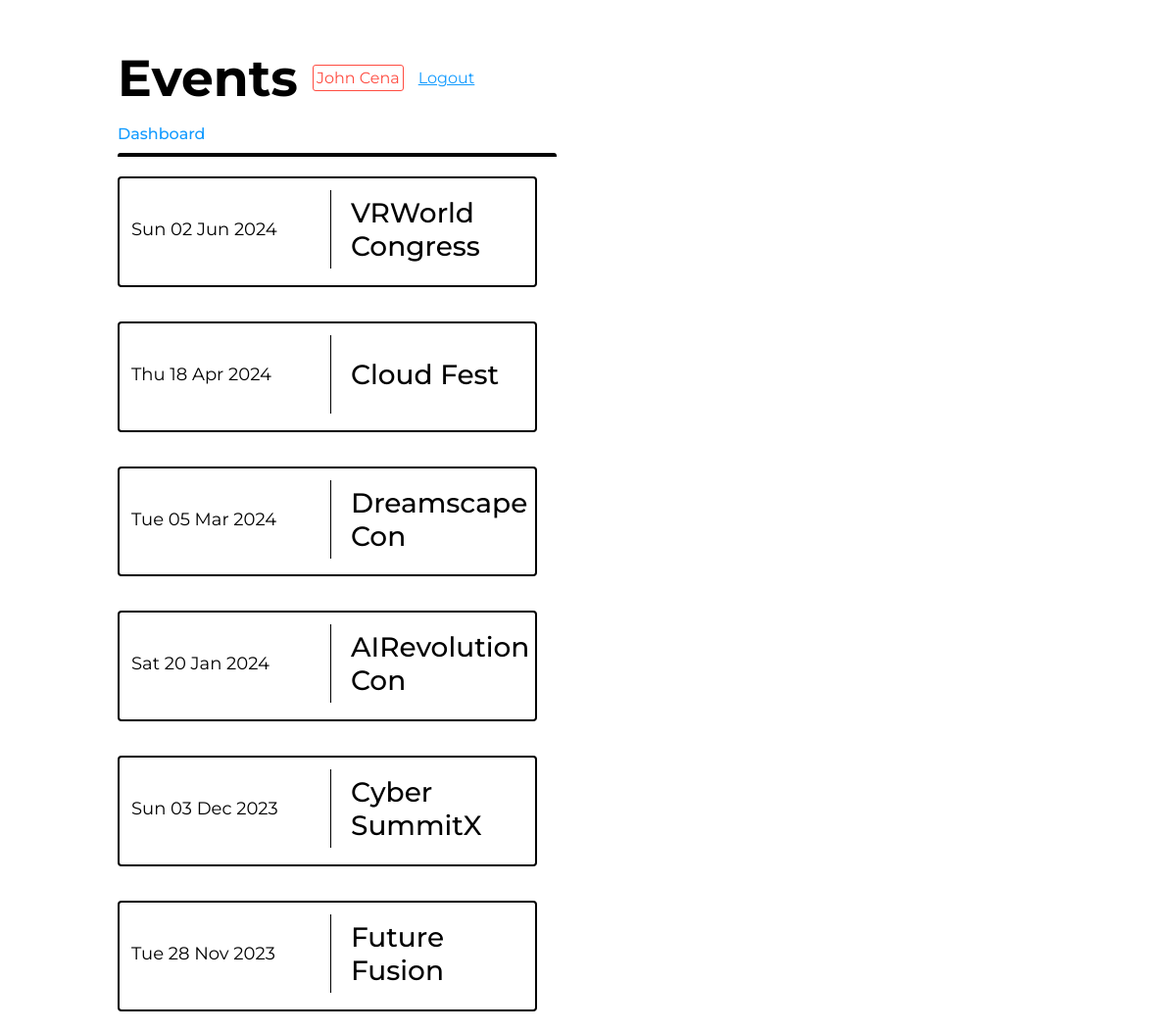
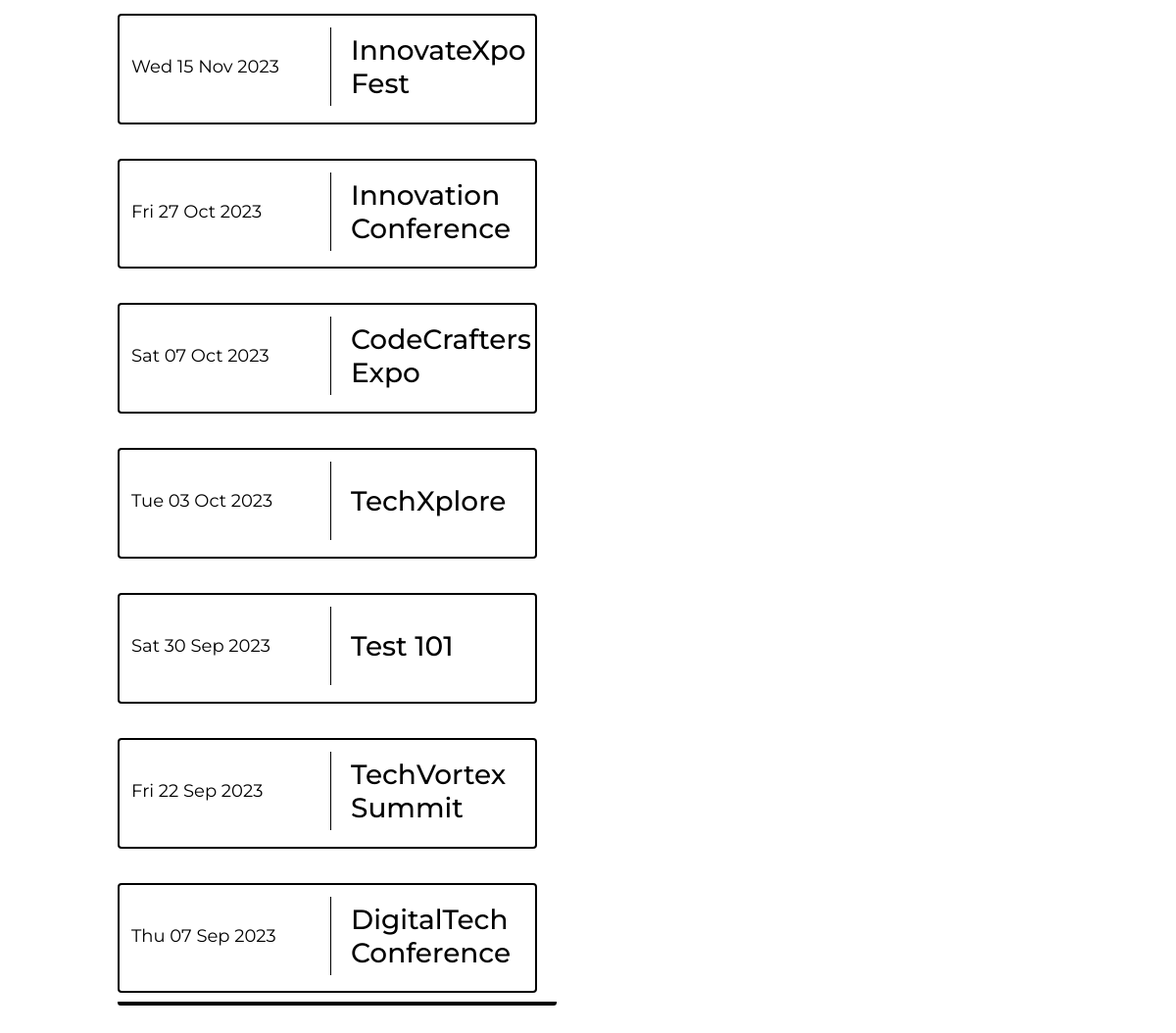
The app's page / (signed in) with its own data (2 pictures, top to bottom).
### helpers/db_manager.py (models this page shows)
    class User(db.Model, UserMixin):
        id = db.Column(db.Integer, primary_key=True)
        username = db.Column(db.String, unique=True)
        password = db.Column(db.String)
        is_admin = db.Column(db.Boolean)

    class Event(db.Model):
        id =  db.Column(db.Integer, primary_key=True)
        date = db.Column(db.String)
        title = db.Column(db.String)
        last_updated_by = db.Column(db.Integer, db.ForeignKey('user.id'))
        user = db.relationship("User", backref='user', lazy=True, uselist=False)

### app.py (the view)
@app.route("/")
@login_required
def events():
    event_records = db_manager.get_events(db, event_table, user_table)
    return render_template("events.html", events=event_records)

### app.py (called while the page is built)
@login_manager.user_loader
def load_user(user_id):
    return user_table.query.get(int(user_id))

@app.context_processor
def inject_user():
    return dict(user=current_user)

### helpers/db_manager.py (called while the page is built)
def get_events(db, event_table, user_table):
    event_records = db.session.execute(db.select(event_table).order_by(event_table.id)).scalars().all()
    serialized_event_records = []
    for record in event_records:
        user = user_table.query.filter_by(id=record.last_updated_by).first()
        event_record = EventObject(
            record.id,
            record.date,
            record.title,
            user.username
        )
        serialized_event_records.append(event_record)
    return sort_fmt_event_records(serialized_event_records)

def get_date(obj):
    return datetime.strptime(obj.date, '%Y-%m-%d')

def fmt_event_records(events):
    for event in events:
        if event.date != "":
            event_date = datetime.strptime(event.date, '%Y-%m-%d')
            event.date = event_date.strftime("%a %d %b %Y")
    return events

def sort_fmt_event_records(events):
    sorted_asc_list = sorted(events, key=get_date, reverse=True)
    return fmt_event_records(sorted_asc_list)

### templates/events.html (shortened to what this page needs)
{%extends "base.html"%}
{%block page_title%}Events{%endblock%}
{%block content%}
    <a class="dashboard-link"href="/dashboard">Dashboard</a>
    <div class="events-holder">
        {%for event in events%}
            <div class="event">
                <div class="event-content">
                    <div class="date">
                        <p>{{event.date}}</p>
                    </div>
                    <div class="title">
                        <h1>{{event.title}}</h1>
                    </div>
                </div>
            </div>
        {%endfor%}
    </div>
{%endblock%}

### templates/base.html (shortened to what this page needs)
<!DOCTYPE html>
<html>
    <head>
        <link rel="stylesheet" href="{{url_for('static', filename='css/events.css')}}">
        <link rel="stylesheet" href="{{url_for('static', filename='css/base.css')}}">
        <link rel="stylesheet" href="{{url_for('static', filename='css/messages.css')}}">
        <link rel="stylesheet" href="{{url_for('static', filename='css/forms.css')}}">
    </head>
    <body>
        <div class="page-content">
            <div class="page-title">
                <h1>{%block page_title%}{%endblock%}</h1>
                <div class="title-badge">
                    {% if user.is_admin %}
                        <p>{{user.username}} | Admin</p>
                    {% else %}
                        <p>{{user.username}}</p>
                    {% endif %}
                </div>
                <a href="/logout">Logout</a>
            </div>
            {% block content %}
            {% endblock %}
        </div>
    </body>
</html>

### static/css/events.css (style rules this page uses)
.dashboard-link { color: #129BFF; text-decoration: none; font-weight: 500; }
.dashboard-events-holder, .events-holder { border-radius: 3px; width: 28rem; padding: 20px 0px 20px 0px; overflow-y: scroll; height: 70vh; display: flex; flex-direction: column; gap: 35px; border-top: 4px solid #000; border-bottom: 4px solid #000; margin-top: 10px; margin-bottom: 10px; }
.event, .dashboard-event, .delete-event { border: 2px solid #000; border-radius: 4px; width: 25rem; min-height: 5.3rem; overflow: auto; padding: 12px; }
.event-content, .dashboard-event-content, .delete-event-content { display: flex; align-items: center; gap: 20px; flex-wrap: wrap; }
.delete-event-content .date, .dashboard-event-content .date, .event-content .date { font-size: 18px; font-weight: 400; border-right: 1px solid #000; height: 5rem; display: flex; justify-content: center; flex-direction: column; flex: 2; }
.delete-event-content .title h1, .dashboard-event-content .title h1, .event-content .title h1 { font-size: 28px; font-weight: 500; }
.delete-event-content .title, .dashboard-event-content .title, .event-content .title { flex: 1; min-width: 11rem; }

### static/css/base.css (style rules this page uses)
body { padding: 0px; margin: 0px; box-sizing: border-box; font-family: 'Montserrat', sans-serif; }
p, h1 { margin: 0px; }
.page-content { width: 80%; margin: auto; }
.page-title h1 { font-size: 52px; }
.page-title { display: flex; align-items: center; gap: 15px; margin: 3rem 0rem 1rem 0rem }
.page-title a { color: #129BFF; text-decoration: underline; }
.title-badge { border-radius: 3px; border: 1px solid #FF4C41; color: #FF4C41; padding: 3px; }

### records on screen
User: username "John Cena"
Event: title "VRWorld Congress"
Event: title "Cloud Fest"
Event: title "Dreamscape Con"
Event: title "AIRevolution Con"
Event: title "Cyber SummitX"
Event: title "Future Fusion"
Event: title "InnovateXpo Fest"
Event: title "Innovation Conference"
Event: title "CodeCrafters Expo"
Event: title "TechXplore"
Event: title "Test 101"
Event: title "TechVortex Summit"
Event: title "DigitalTech Conference"

### other values on screen
{{ event.date }} "Sun 02 Jun 2024" "Thu 18 Apr 2024" "Tue 05 Mar 2024" "Sat 20 Jan 2024" "Sun 03 Dec 2023" "Tue 28 Nov 2023" "Wed 15 Nov 2023" "Fri 27 Oct 2023" "Sat 07 Oct 2023" "Tue 03 Oct 2023" "Sat 30 Sep 2023" "Fri 22 Sep 2023" "Thu 07 Sep 2023"
